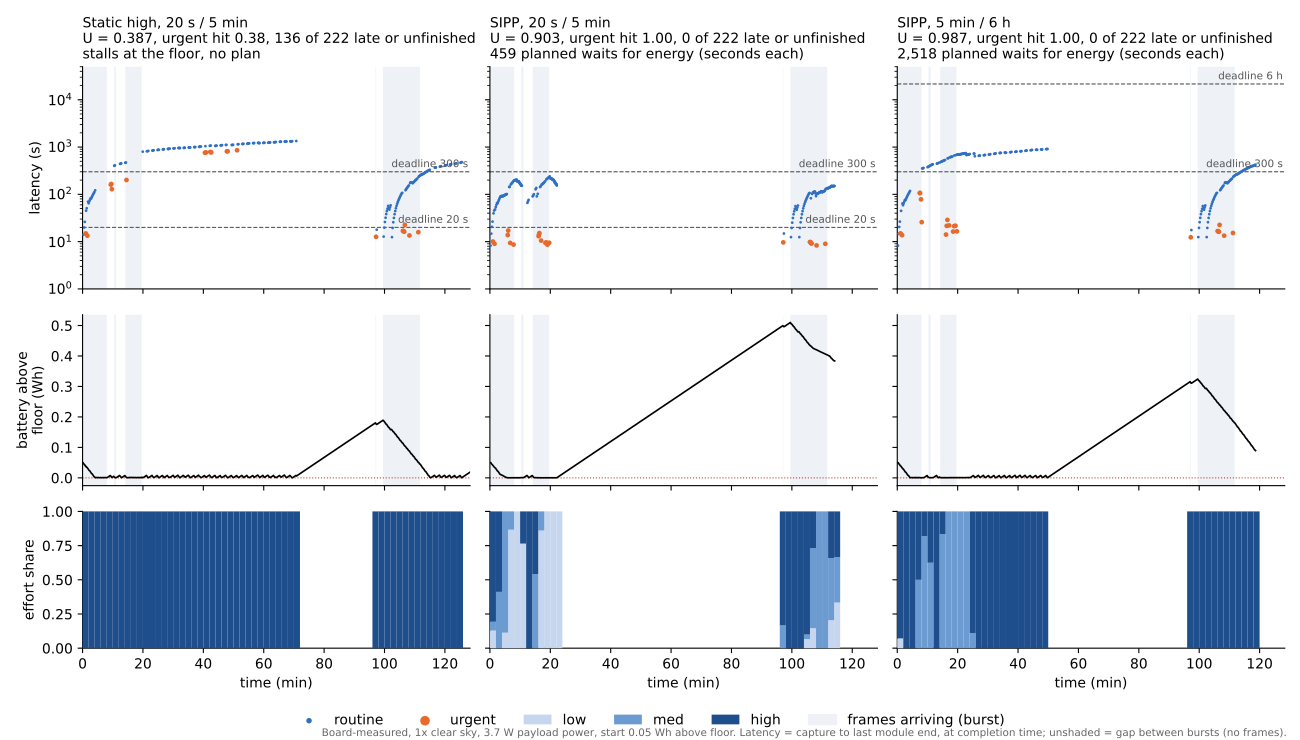

Here is the Python script that generated this plot:
#!/usr/bin/env python3
"""Board-measured energy-deficit timeline (advisor slides, 2026-10-20).

Columns: static high at 20 s / 5 min, SIPP at 20 s / 5 min, SIPP at 5 min / 6 h,
all 1x clear sky on the dawn-dusk 3.7 W platform (block D of the board grid).
Rows: battery above the survival floor (daemon BATTERY records) and effort share
of the three adaptive stages per 2-min bin (EXEC records). Time is the battery
model's time (sim_t), so the fast-forwarded gaps between bursts appear at true length.

    python3 analysis/fig/board_deficit_timeline.py -> analysis/fig/board_deficit_timeline.{png,pdf}
"""
import csv, gzip, os, re, sys

import matplotlib
matplotlib.use("Agg")
import matplotlib.pyplot as plt
import numpy as np

HERE = os.path.dirname(os.path.abspath(__file__))
ROOT = os.path.dirname(os.path.dirname(HERE))
RUNS = os.path.join(ROOT, "runs/board-grid")
CSV = os.path.join(ROOT, "analysis/board-grid/all/runs.csv")
PANELS = [("E37P2C3-high-s1", "Static high, 20 s / 5 min"),
          ("E37P2C3-final-s1", "SIPP, 20 s / 5 min"),
          ("E37P4C3-final-s1", "SIPP, 5 min / 6 h")]
EFFORT = {2: "low", 5: "low", 15: "low", 3: "med", 18: "med", 16: "med", 4: "high", 6: "high", 17: "high"}
COLORS = {"low": "#c6d6ee", "med": "#6c9bd2", "high": "#1f4e8c"}
KV = re.compile(r"(\w+)=(\S+)")
BIN_S = 120.0


def parse(run):
    path = os.path.join(RUNS, run, "console.log.gz")
    if not os.path.exists(path):
        sys.exit(f"missing {path}")
    cfg, tmap, batt, execs, waits, ingest, done = None, [], [], [], 0, {}, {}
    with gzip.open(path, "rt", errors="replace") as f:
        for line in f:
            tag = line.split(" ", 1)[0]
            if tag not in ("BATTERY_CONFIG", "BATTERY", "BATTERY_FF", "EXEC", "SCHED_ENERGY_WAIT", "INGEST"):
                continue
            kv = dict(KV.findall(line))
            if tag == "BATTERY_CONFIG":
                cfg = kv
            elif tag == "BATTERY":
                ts, t = int(kv["ts_us"]), float(kv["sim_t_s"])
                tmap.append((ts, t))
                batt.append((t, float(kv["wh"])))
            elif tag == "BATTERY_FF":
                ts = int(kv["ts_us"])
                tmap += [(ts, float(kv["sim_t_before_s"])), (ts + 1, float(kv["sim_t_after_s"]))]
                batt += [(float(kv["sim_t_before_s"]), float(kv["wh_before"])),
                         (float(kv["sim_t_after_s"]), float(kv["wh_after"]))]
            elif tag == "INGEST":
                ingest[kv["uuid"]] = (int(kv["ts_us"]), int(kv["capture_us"]), int(kv["deadline_us"]) - int(kv["capture_us"]))
            elif tag == "EXEC":
                ts = int(kv["ts_us"])  # logged when the module ends
                done[kv["uuid"]] = max(done.get(kv["uuid"], 0), ts)
                pid = int(kv["param_id"])
                if pid in EFFORT:
                    execs.append((ts, EFFORT[pid]))
            else:
                waits += 1
    if cfg is None or not ingest:
        sys.exit(f"{run}: no BATTERY_CONFIG or INGEST records")
    floor = float(cfg["survival_orbits"]) * float(cfg["bus_w"]) * float(cfg["orbit_min"]) / 60.0
    tmap.sort()
    ts_arr, t_arr = np.array([a for a, _ in tmap], float), np.array([b for _, b in tmap])
    sim = lambda ts: float(np.interp(ts, ts_arr, t_arr))
    ex = [(sim(ts), e) for ts, e in execs]
    w_min = min(w for _, _, w in ingest.values())
    frames = []  # (completion sim t, latency s, urgent, window s); board clock for latency, as in runs.csv
    for u, (ts_in, cap, w) in ingest.items():
        if u in done:
            frames.append((sim(done[u]), (done[u] - cap) / 1e6, w < 2 * w_min, w / 1e6))
    arr = sorted(sim(ts) for ts, _, _ in ingest.values())
    bursts, start = [], arr[0]
    for a, b in zip(arr, arr[1:]):
        if b - a > 120.0:
            bursts.append((start, a)); start = b
    bursts.append((start, arr[-1]))
    batt.sort()
    return floor, batt, ex, waits, frames, bursts


def main():
    stats = {r["run"]: r for r in csv.DictReader(open(CSV))}
    parsed = [parse(r) for r, _ in PANELS]
    tmax = max(max(t for t, _ in p[1]) for p in parsed) / 60.0
    fig, axes = plt.subplots(3, 3, figsize=(13, 7.4), sharex=True, sharey="row",
                             gridspec_kw={"height_ratios": [1.3, 1, 0.8]})
    for col, ((run, title), (floor, batt, ex, waits, frames, bursts)) in enumerate(zip(PANELS, parsed)):
        s = stats[run]
        late = int(s["late"]) + int(s["dropped"]) + int(s["unfinished"])
        for row in range(3):
            for b0, b1 in bursts:
                axes[row, col].axvspan(b0 / 60.0, b1 / 60.0, color="#eef2f7", lw=0, zorder=0)
        ax = axes[0, col]
        for urg, color, size in ((False, "#2f6fc4", 4), (True, "#e8692c", 12)):
            pts = [(t / 60.0, l) for t, l, u, _ in frames if u == urg]
            ax.scatter([p[0] for p in pts], [p[1] for p in pts], s=size, color=color, lw=0,
                       label="urgent" if urg else "routine", zorder=3)
        for wdw in sorted({round(w) for _, _, _, w in frames}):
            ax.axhline(wdw, color="#555", lw=0.8, ls="--", zorder=2)
            ax.text(tmax * 0.995, wdw * 1.12, f"deadline {wdw:.0f} s" if wdw < 3600 else f"deadline {wdw / 3600:.0f} h",
                    ha="right", va="bottom", fontsize=7.5, color="#555")
        ax.set_yscale("log")
        ax.set_ylim(1, 5e4)
        ax.set_title(f"{title}\nU = {float(s['U']):.3f}, urgent hit {float(s['urgent_hit']):.2f}, "
                     f"{late} of {s['frames']} late or unfinished\n"
                     + (f"{waits:,} planned waits for energy (seconds each)" if waits else "stalls at the floor, no plan"),
                     fontsize=10, loc="left")
        ax1 = axes[1, col]
        t = np.array([a for a, _ in batt]) / 60.0
        w = np.array([b for _, b in batt]) - floor
        ax1.plot(t, w, color="black", lw=1.2, zorder=3)
        ax1.axhline(0, color="#c0392b", lw=0.8, ls=":")
        ax2 = axes[2, col]
        nb = int(np.ceil(tmax * 60 / BIN_S))
        cnt = {e: np.zeros(nb) for e in COLORS}
        for tt, e in ex:
            cnt[e][min(int(tt // BIN_S), nb - 1)] += 1
        tot = sum(cnt.values())
        x = np.arange(nb) * BIN_S / 60.0
        bottom = np.zeros(nb)
        for e in ("low", "med", "high"):
            share = np.divide(cnt[e], tot, out=np.zeros(nb), where=tot > 0)
            ax2.bar(x, share, width=BIN_S / 60.0, bottom=bottom, align="edge", color=COLORS[e],
                    label=e, lw=0, zorder=3)
            bottom += share
        ax2.set_xlabel("time (min)")
        for a in (ax, ax1, ax2):
            for sp in ("top", "right"):
                a.spines[sp].set_visible(False)
    axes[0, 0].set_ylabel("latency (s)")
    axes[1, 0].set_ylabel("battery above\nfloor (Wh)")
    axes[2, 0].set_ylabel("effort share")
    axes[2, 0].set_xlim(0, tmax)
    h0, l0 = axes[0, 0].get_legend_handles_labels()
    h2, l2 = axes[2, 0].get_legend_handles_labels()
    import matplotlib.patches as mp
    hb = mp.Patch(color="#eef2f7", label="frames arriving (burst)")
    fig.legend(h0 + h2 + [hb], l0 + l2 + [hb.get_label()], loc="lower center", ncol=6, frameon=False,
               markerscale=2)
    fig.text(0.99, 0.005, "Board-measured, 1x clear sky, 3.7 W payload power, start 0.05 Wh above floor. "
             "Latency = capture to last module end, at completion time; unshaded = gap between bursts (no frames).",
             ha="right", fontsize=7.5, color="#666")
    fig.tight_layout(rect=(0, 0.045, 1, 1))
    out = os.path.join(HERE, "board_deficit_timeline")
    fig.savefig(out + ".png", dpi=200)
    fig.savefig(out + ".pdf")
    print(out + ".png")
    for (run, _), p in zip(PANELS, parsed):
        fr = p[4]
        hit = lambda u: sum(1 for _, l, uu, w in fr if uu == u and l <= w) / max(1, sum(1 for f in fr if f[2] == u))
        print(run, "bursts(min)", [(round(a / 60, 1), round(b / 60, 1)) for a, b in p[5]],
              "urgent hit", round(hit(True), 3), "routine hit", round(hit(False), 3),
              "urgent max", round(max(l for _, l, u, _ in fr if u), 2))


if __name__ == "__main__":
    main()
